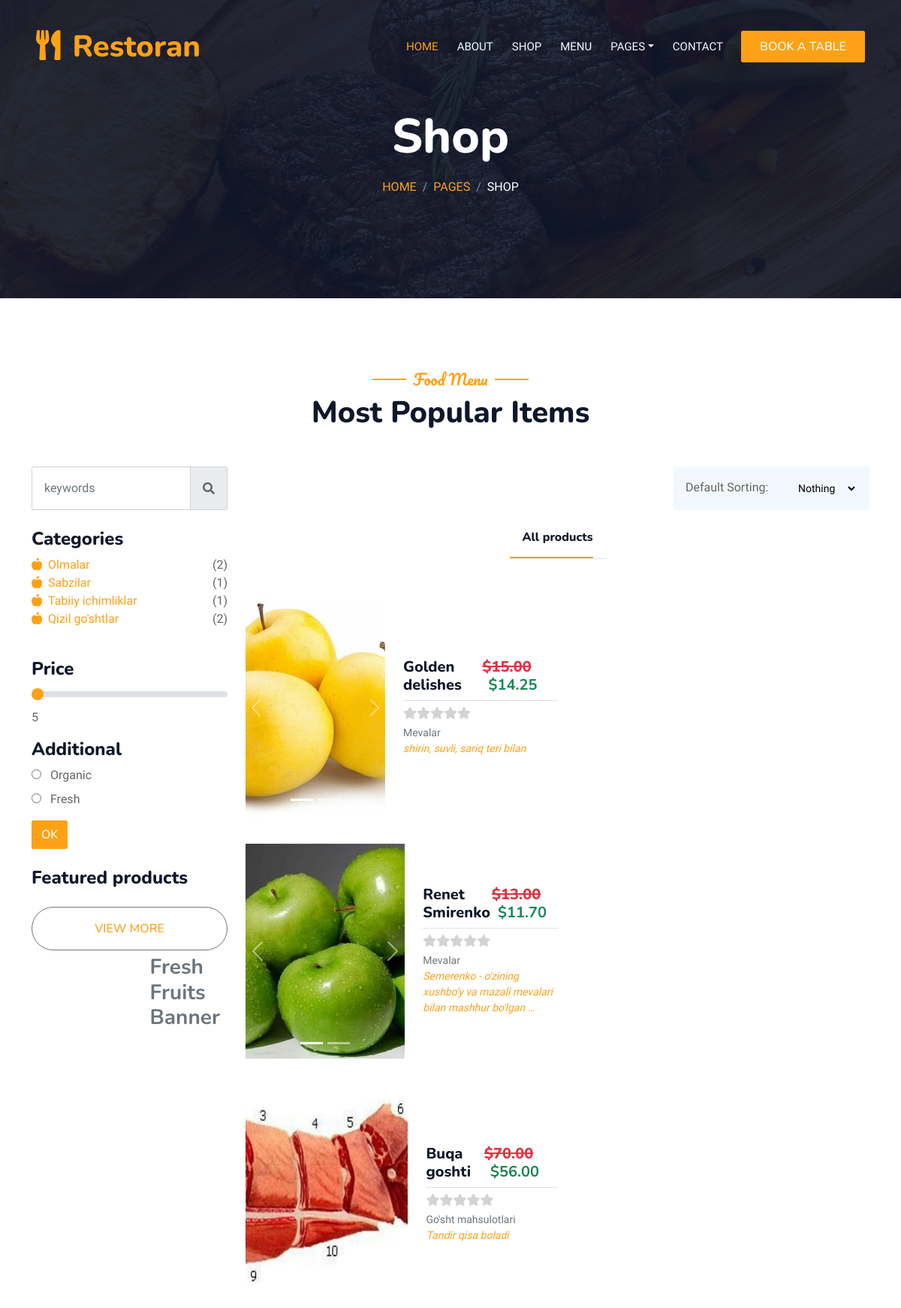
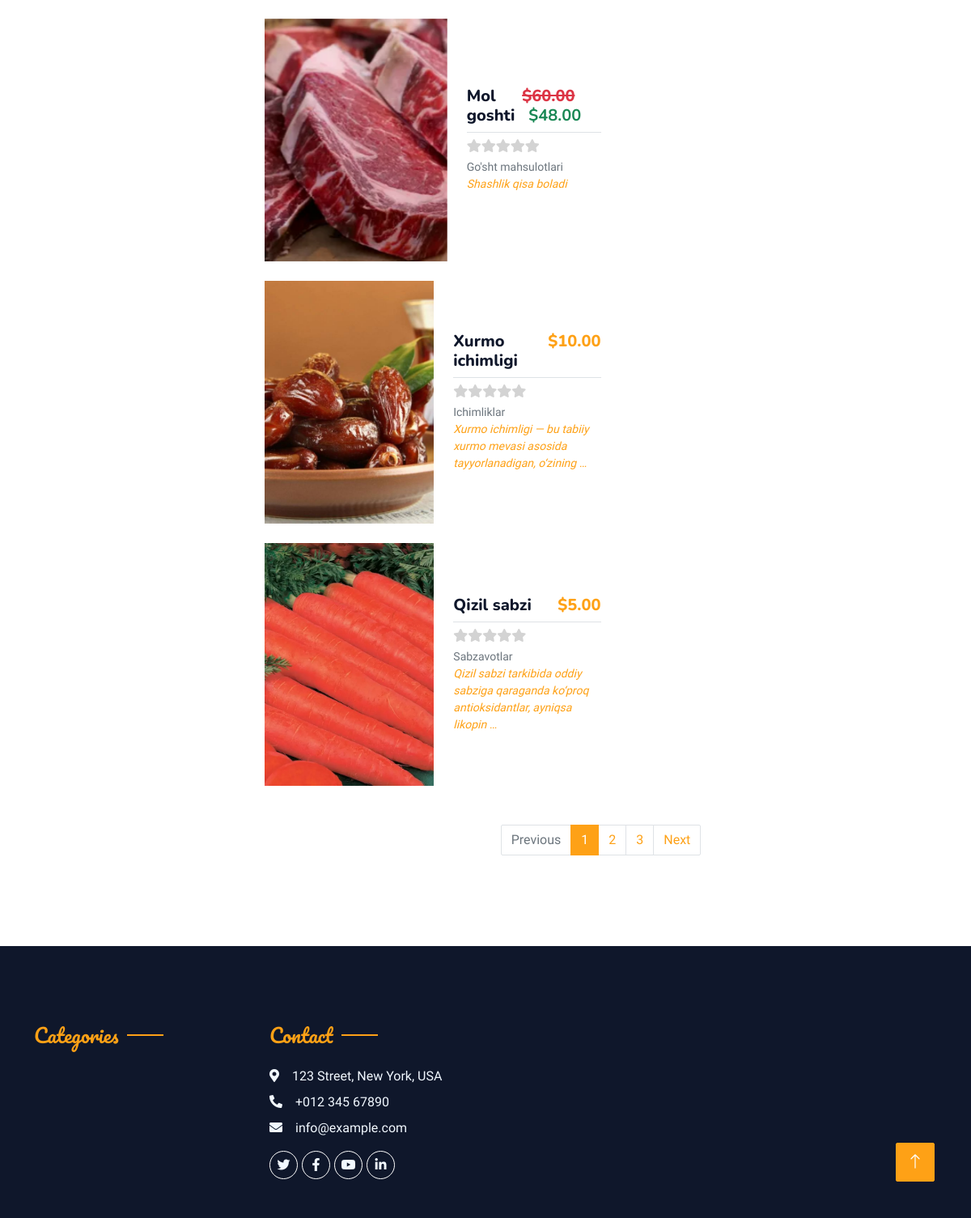
The app's page /shop/ with its own data (2 pictures, top to bottom).
### shop/models.py (models this page shows, shortened)
class Category(models.Model):
    name = models.CharField(max_length=100, unique=True)
    slug = models.SlugField(max_length=100, unique=True)
    image = models.ImageField(upload_to="category/image/", null=True, blank=True)
    parent = models.ForeignKey('self', on_delete=models.SET_NULL, null=True, blank=True)

class Additional(models.Model):
    name = models.CharField(max_length=150)

class ProductImage(models.Model):
    image = models.ImageField(upload_to="products/images/")
    product = models.ForeignKey(Product, on_delete=models.CASCADE, related_name="images")

class Product(models.Model):
    name = models.CharField(max_length=250)
    slug = models.SlugField(max_length=250, unique=True)
    description = models.CharField(max_length=500, null=True, blank=True)
    price = models.DecimalField(max_digits=10, decimal_places=2)
    discount = models.DecimalField(max_digits=5, decimal_places=2, default=0)
    quantity = models.IntegerField(default=50)
    volume = models.CharField(max_length=4, choices=VOLUMES)
    category = models.ForeignKey(Category, on_delete=models.CASCADE, related_name="products")
    additional = models.ForeignKey(Additional, on_delete=models.PROTECT, related_name='products')
    def get_discounted_price(self):
        if self.discount > 0:
            discounted_price = self.price * (1 - self.discount / 100)
            return round(discounted_price, 2)
        return self.price

### shop/views.py (the view, shortened to what this page needs)
# urls.py: path('shop/', ShopView.as_view(), name='shop'),
class ShopView(ListView):
    model = Product
    template_name = 'shop/shop.html'
    context_object_name = "products"
    def get_queryset(self):
        category_slug = self.kwargs.get("category_slug")
        if self.request.method == 'POST':
            range_input = int(self.request.POST.get("rangeInput"))
            additional_pk = self.request.POST.get('Categories-1')
            if category_slug:
                return Product.objects.filter(category__parent__slug=category_slug, price__lte=range_input,
                                              additional__pk=additional_pk)
            return Product.objects.filter(price__lte=range_input, additional__pk=additional_pk)
        else:
            if category_slug:
                products = Product.objects.filter(category__parent__slug=category_slug)
                return products
            return super().get_queryset()
    def get_context_data(self, *, object_list=None, **kwargs):
        context = super().get_context_data()
        category_slug = self.kwargs.get("category_slug")
        if category_slug:
            subcategories = Category.objects.filter(parent__slug=category_slug)
        else:
            subcategories = Category.objects.exclude(parent=None)
        context['subcategories'] = subcategories
        context['additions'] = Additional.objects.all()
        min_price = self.get_queryset().aggregate(Min('price')).get("price__min")
        max_price = self.get_queryset().aggregate(Max('price')).get("price__max")
        context['min_price'] = min_price
        context['max_price'] = max_price
        return context

### shop/templates/shop/shop.html (shortened to what this page needs)
{% extends "base.html" %}
{% load static %}
{% block hero %}
<div class="container-xxl py-5 bg-dark hero-header mb-5">
    <div class="container text-center my-5 pt-5 pb-4">
        <h1 class="display-3 text-white mb-3 animated slideInDown">Shop</h1>
        <nav aria-label="breadcrumb">
            <ol class="breadcrumb justify-content-center text-uppercase">
                <li class="breadcrumb-item"><a href="{% url 'home' %}">Home</a></li>
                <li class="breadcrumb-item"><a href="#">Pages</a></li>
                <li class="breadcrumb-item text-white active" aria-current="page">Shop</li>
            </ol>
        </nav>
    </div>
</div>
{% endblock hero %}
{% block content %}
<div class="container-xxl py-5">
    <div class="container">
        <div class="text-center wow fadeInUp" data-wow-delay="0.1s">
            <h5 class="section-title ff-secondary text-center text-primary fw-normal">Food Menu</h5>
            <h1 class="mb-5">Most Popular Items</h1>
        </div>
        <div class="row g-4">
            <div class="col-xl-3">
                <div class="input-group w-100 mx-auto d-flex">
                    <input type="search" class="form-control p-3" placeholder="keywords" aria-describedby="search-icon-1">
                    <span id="search-icon-1" class="input-group-text p-3"><i class="fa fa-search"></i></span>
                </div>
            </div>
            <div class="col-6"></div>
            <div class="col-xl-3">
                <div class="bg-light ps-3 py-3 rounded d-flex justify-content-between mb-4">
                    <label for="fruits">Default Sorting:</label>
                    <select id="fruits" name="fruitlist" class="border-0 form-select-sm bg-light me-3" form="fruitform">
                        <option value="volvo">Nothing</option>
                    </select>
                </div>
            </div>
        </div>
        <div class="row g-4">
            <div class="col-lg-3">
                <div class="row g-4">
                    <div class="col-lg-12">
                        <div class="mb-3">
                            <h4>Categories</h4>
                            <ul class="list-unstyled fruite-categorie">
                                {% for subcategory in subcategories %}
                                <li>
                                    <div class="d-flex justify-content-between fruite-name">
                                        <a href="#">
                                            <i class="fas fa-apple-alt me-2"></i>{{ subcategory.name }}
                                        </a>
                                        <span>({{ subcategory.products.count }})</span>
                                    </div>
                                </li>
                                {% endfor %}
                            </ul>
                        </div>
                    </div>
                    <form method="post">
                    <div class="col-lg-12">
                        <div class="mb-3">
                            <h4 class="mb-2">Price</h4>
                            <input type="range" class="form-range w-100" id="rangeInput" name="rangeInput" min="{{ min_price }}" max="{{ max_price }}" value="{{ min_price }}" oninput="amount.value=rangeInput.value">
                            <output id="amount" name="amount" min-velue="{{ min_price }}" max-value="{{ max_price }}" for="rangeInput">{{ min_price }}</output>
                        </div>
                    </div>
                    <div class="col-lg-12">
                        <div class="mb-3">
                            <h4>Additional</h4>
                            {% for additional in additions %}
                            <div class="mb-2">
                                <input type="radio" class="me-2" id="Categories-{{ additional.pk }}" name="Categories-1" value="{{ additional.pk }}">
                                <label for="Categories-{{ additional.pk }}"> {{ additional.name }} </label>
                            </div>
                            {% endfor %}
                        </div>
                    </div>
                        <button type="submit" class="btn btn-primary">Ok</button>
                        </form>
                    <div class="col-lg-12">
                        <h4 class="mb-3">Featured products</h4>
                        <div class="d-flex justify-content-center my-4">
                            <a href="#" class="btn border border-secondary px-4 py-3 rounded-pill text-primary w-100">View More</a>
                        </div>
                    </div>
                    <div class="col-lg-12">
                        <div class="position-relative">
                            <div class="position-absolute" style="top: 50%; right: 10px; transform: translateY(-50%);">
                                <h3 class="text-secondary fw-bold">Fresh <br> Fruits <br> Banner</h3>
                            </div>
                        </div>
                    </div>
                </div>
            </div>
            <div class="col-lg-9">
                <div class="tab-class text-center wow fadeInUp" data-wow-delay="0.1s">
                    <ul class="nav nav-pills d-inline-flex justify-content-center border-bottom mb-5">
                        <li class="nav-item">
                            <a class="d-flex align-items-center text-start mx-3 ms-0 pb-3 active" data-bs-toggle="pill" href="#tab-1">
                                <div class="ps-3">
                                    <h6 class="mt-n1 mb-0">All products</h6>
                                </div>
                            </a>
                        </li>
                    </ul>
                    <div class="tab-content">
                        <div id="tab-1" class="tab-pane fade show p-0 active">
                            <div class="row g-4">
                                {% for product in products %}
                                <a href="{% url 'product_detail' product.id %}">
                                    {% include 'shop/components/_product_card.html' %}
                                </a>
                                {% endfor %}
                            </div>
                        </div>
                    </div>
                </div>
                <div class="row mt-5">
                    <div class="col-12">
                        <nav aria-label="Page navigation">
                            <ul class="pagination justify-content-center">
                                <li class="page-item disabled">
                                    <a class="page-link" href="#" tabindex="-1" aria-disabled="true">Previous</a>
                                </li>
                                <li class="page-item active"><a class="page-link" href="#">1</a></li>
                                <li class="page-item"><a class="page-link" href="#">2</a></li>
                                <li class="page-item"><a class="page-link" href="#">3</a></li>
                                <li class="page-item">
                                    <a class="page-link" href="#">Next</a>
                                </li>
                            </ul>
                        </nav>
                    </div>
                </div>
            </div>
        </div>
    </div>
</div>
{% endblock content %}

### shop/templates/shop/components/_product_card.html (shortened to what this page needs)
<div class="col-lg-6">
    <div class="d-flex align-items-center">
        {% if product.images.all %}
        <div id="productCarousel-{{ product.slug }}" class="carousel slide" data-bs-ride="carousel">
            <div class="carousel-inner">
                {% for image_obj in product.images.all %}
                <div class="carousel-item {% if forloop.first %}active{% endif %}">
                    <img src="{{ image_obj.image.url }}" class="d-block w-100" alt="{{ product.name }}" style="height: 300px; object-fit: cover;">
                </div>
                {% endfor %}
            </div>
            {% if product.images.count > 1 %}
            <button class="carousel-control-prev" type="button" data-bs-target="#productCarousel-{{ product.slug }}" data-bs-slide="prev">
                <span class="carousel-control-prev-icon" aria-hidden="true"></span>
            </button>
            <button class="carousel-control-next" type="button" data-bs-target="#productCarousel-{{ product.slug }}" data-bs-slide="next">
                <span class="carousel-control-next-icon" aria-hidden="true"></span>
            </button>
            <div class="carousel-indicators">
                {% for image in product.images.all %}
                <button type="button" data-bs-target="#productCarousel-{{ product.slug }}" data-bs-slide-to="{{ forloop.counter0 }}"
                        {% if forloop.first %}class="active" aria-current="true"{% endif %} aria-label="Slide {{ forloop.counter }}"></button>
                {% endfor %}
            </div>
            {% endif %}
        </div>
        {% else %}
        <p>No image available</p>
        {% endif %}
        <div class="w-100 d-flex flex-column text-start ps-4">
            <h5 class="d-flex justify-content-between border-bottom pb-2">
                <span>{{ product.name }}</span>
                <span>
                    {% if product.discount > 0 %}
                        <span class="text-danger" style="text-decoration: line-through;">${{ product.price }}</span>
                        <span class="text-success fw-bold ms-2">${{ product.get_discounted_price }}</span>
                    {% else %}
                        <span class="text-primary">${{ product.price }}</span>
                    {% endif %}
                </span>
            </h5>
            <div class="d-flex mb-2">
                {% for i in "12345" %}
                    {% if i|add:0 <= product.rating %}
                        <i class="fa fa-star" style="color: gold;"></i>
                    {% else %}
                        <i class="fa fa-star" style="color: lightgray;"></i>
                    {% endif %}
                {% endfor %}
            </div>
            <small class="text-muted">{{ product.category.parent.name }}</small>
            <small class="fst-italic">{{ product.description|truncatewords:10 }}</small>
        </div>
    </div>
</div>

### records on screen
Category: name "Olmalar", products.count "2"
Category: name "Sabzilar", products.count "1"
Category: name "Tabiiy ichimliklar", products.count "1"
Category: name "Qizil go'shtlar", products.count "2"
Additional: name "Organic"
Additional: name "Fresh"
Product: name "Golden delishes", price "15.00", get_discounted_price "14.25", category.parent.name "Mevalar", description "shirin, suvli, sariq teri bilan"
ProductImage: image (picture)
Product: name "Renet Smirenko", price "13.00", get_discounted_price "11.70", category.parent.name "Mevalar", description "Semerenko - o'zining xushbo'y va mazali mevalari bilan mashhur bo'lgan …"
ProductImage: image (picture)
Product: name "Buqa goshti", price "70.00", get_discounted_price "56.00", category.parent.name "Go'sht mahsulotlari", description "Tandir qisa boladi"
ProductImage: image (picture)
Product: name "Mol goshti", price "60.00", get_discounted_price "48.00", category.parent.name "Go'sht mahsulotlari", description "Shashlik qisa boladi"
ProductImage: image (picture)
Product: name "Xurmo ichimligi", price "10.00", category.parent.name "Ichimliklar", description "Xurmo ichimligi — bu tabiiy xurmo mevasi asosida tayyorlanadigan, o‘zining …"
ProductImage: image (picture)
Product: name "Qizil sabzi", price "5.00", category.parent.name "Sabzavotlar", description "Qizil sabzi tarkibida oddiy sabziga qaraganda ko‘proq antioksidantlar, ayniqsa likopin …"
ProductImage: image (picture)

### other values on screen
{{ min_price }} "5"
